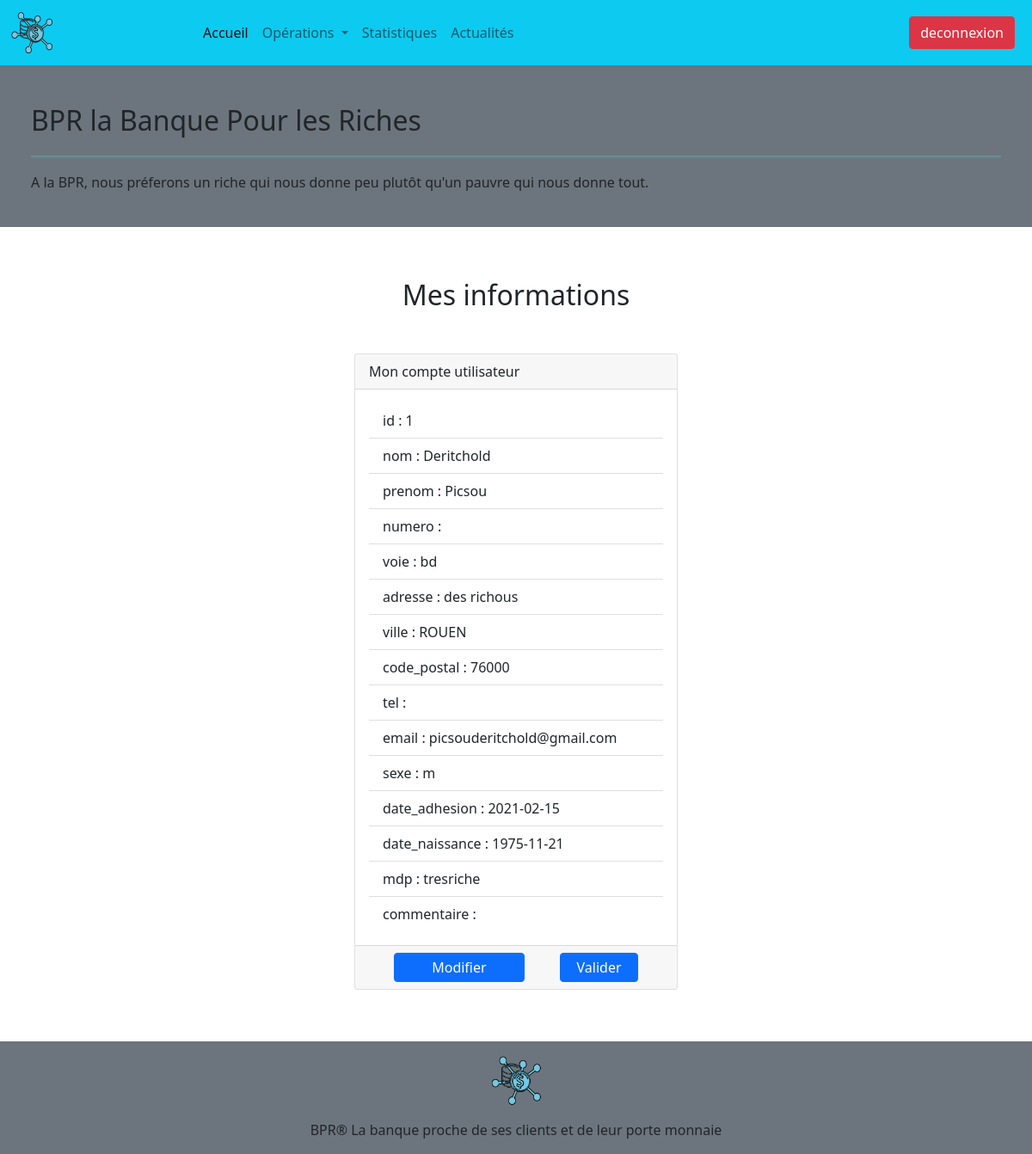
The page /singleUser.php (signed in) on the database its author committed.
### tables this page shows
CREATE TABLE IF NOT EXISTS Client (
    id INT UNSIGNED NOT NULL AUTO_INCREMENT PRIMARY KEY,
    nom VARCHAR(50) NOT NULL,
    prenom VARCHAR(50) NOT NULL,
    numero VARCHAR(10),
    voie VARCHAR(15),
    adresse VARCHAR(100) NOT NULL,    
    ville VARCHAR(20) NOT NULL,
    code_postal VARCHAR(20) NOT NULL,
    tel VARCHAR(15),
    email VARCHAR(75) NOT NULL UNIQUE,
    sexe CHAR(1) NOT NULL,
    date_adhesion DATE NOT NULL,
    date_naissance DATE NOT NULL,
    mdp VARCHAR(50) NOT NULL,
    commentaire TEXT
);

### singleUser.php (called while the page is built, shortened)
<?php
    require "model/connexion.php";
    require "model/userModel.php";
    $infos = getUserInfos($db, $_SESSION["user"]["id"]);
    require "view/singleUserView.php";
?>

### model/userModel.php (called while the page is built, shortened)
<?php
    function getUserInfos(PDO $db, int $id) {
        $query = $db->prepare("SELECT * FROM client WHERE id=:id_client");
        $query->execute([
            "id_client" => $id
        ]);
        $accounts = $query->fetchAll(PDO::FETCH_ASSOC);
        return $accounts;
    }
?>

### view/singleUserView.php (the view)
<?php include "layout/header.php"; ?>
<main class="container-fluid">
    <h2 class="text-center">Mes informations</h2>
    <div class="row my-5">
        <?php foreach($infos as $index => $info) : ?>
            <div class="col-12 col-md-6 col-lg-4 m-auto">
                <div class="card h-100">
                    <div class="card-header">
                        Mon compte utilisateur
                    </div>
                    <div class="card-body">
                        <ul class="list-group list-group-flush">
                        <?php foreach($info as $key => $value) : ?>
                            <li class="list-group-item"><?php echo "$key : $value" ; ?></li>
                        <?php endforeach; ?>
                        </ul>
                    </div>
                    <div class="card-footer">
                        <div class=" row justify-content-evenly">
                            <a class="btn btn-primary col-5 p-1" href="#">Modifier</a>
                            <a class="btn btn-primary col-3 p-1" href="#">Valider</a>
                        </div>
                    </div>
                </div>
            </div>
        <?php endforeach; ?>
    </div>
</main>
<?php include "layout/footer.php"; ?>

### layout/header.php (shortened to what this page needs)
<!doctype html>
<html class="no-js" lang="fr">
<head>
  <link href="https://cdn.jsdelivr.net/npm/bootstrap@5.0.0-beta3/dist/css/bootstrap.min.css" rel="stylesheet">
  <link rel="stylesheet" href="css/normalize.css">
  <link rel="stylesheet" href="css/main.css">
</head>
<body>
  <div id="bodyShow">
    <?php include "nav.php"; ?>
    <header class="bg-secondary p-4 rounded-lg mb-5">
      <section class="container-fluid">
        <h1>BPR la Banque Pour les Riches</h1>
        <hr class="bg-info">
        <p>A la BPR, nous préferons un riche qui nous donne peu plutôt qu'un pauvre qui nous donne tout.</p>
      </section>
    </header>

### layout/nav.php (shortened to what this page needs)
<nav class="navbar navbar-expand-lg navbar-light bg-info">
    <div class="container-fluid">
        <a class="navbar-brand" href="index.php" title="Page d'accueil"><img id="logo" alt="logo BPR" src="img/logo_BPR_light.png"></a>
        <div class="collapse navbar-collapse" id="navbarSupportedContent">
            <ul class="navbar-nav me-auto mb-2 mb-lg-0">
                <li class="nav-item">
                    <a class="nav-link active" aria-current="page" href="index.php">Accueil</a>
                </li>
                <li class="nav-item dropdown">
                    <a class="nav-link dropdown-toggle" href="#" id="navbarDropdown" role="button" data-bs-toggle="dropdown" aria-expanded="false">
                    Opérations
                    </a>
                </li>
                <li class="nav-item">
                    <a class="nav-link" href="#">Statistiques</a>
                </li>
                <li class="nav-item">
                    <a class="nav-link" href="#">Actualités</a>
                </li>
            </ul>
            <form class="d-flex">
                <a class="btn btn-danger mx-2" href="logout.php" type="submit">deconnexion</a>
            </form>
        </div>
    </div>
</nav>

### layout/footer.php (shortened to what this page needs)
    <footer class="bg-secondary text-center">
        <section class="row justify-content-center">
            <a class="p-3" href="index.php" title="Page d'accueil"><img id="logo_footer" alt="logo BPR" src="img/logo_BPR_light.png"></a>
            <p>BPR® La banque proche de ses clients et de leur porte monnaie</p>
        </section>
    </footer>
</div>
</body>
</html>

### css/main.css (style rules this page uses)
html { color: #222; font-size: 1em; line-height: 1.4; }
hr { display: block; height: 1px; border: 0; border-top: 1px solid #ccc; margin: 1em 0; padding: 0; }
audio, canvas, iframe, img, svg, video { vertical-align: middle; }
nav { margin-bottom: 0%; }
header { margin-top: 0%; }
main { margin-top: 5%; margin-bottom: 5%; }
hr:not([size]) { height: 2px; }
#logo { max-width: 25%; }
#logo_footer { max-width: 5%; }

### rows shown on the page
client: key "id", id "1", key "nom", nom "Deritchold", key "prenom", prenom "Picsou", key "numero", key "voie", voie "bd", key "adresse", adresse "des richous", key "ville", ville "ROUEN", key "code_postal", code_postal "76000", key "tel", key "email", email "picsouderitchold@gmail.com", key "sexe", sexe "m", key "date_adhesion", date_adhesion "2021-02-15", key "date_naissance", date_naissance "1975-11-21", key "mdp", mdp "tresriche", key "commentaire"
